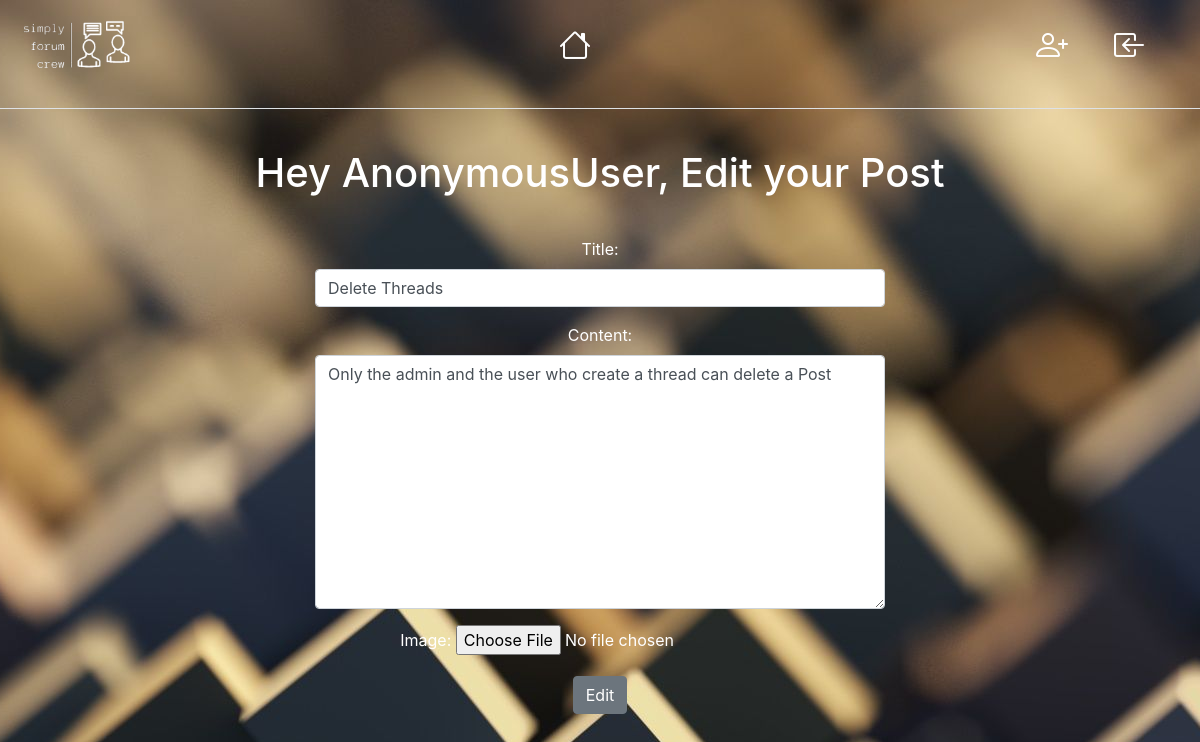
The page /9/admin on the database its author committed.
### post/models.py (models this page shows, shortened)
class Post(models.Model):
    title = models.CharField(max_length=80, unique=True)
    description = models.CharField(max_length=1500)
    user = models.ForeignKey(User, on_delete=models.CASCADE)
    content = HTMLField()
    date = models.DateTimeField(auto_now_add=True)
    date = models.DateTimeField(auto_now=True)
    approved = models.BooleanField(default=False)
    likes = models.ManyToManyField(User, related_name='forum_post_likes')
    dislikes = models.ManyToManyField(User, related_name='forum_post_dislikes')
    votes = models.IntegerField(default= 0)
    image = models.ImageField( blank = True, null = True, upload_to = 'image/%Y/%m/%D')
    class Meta:
        ordering = ('-date',)

### post/views.py (the view, shortened to what this page needs)
# urls.py: path('<int:post_id>/<user>', views.edit_post, name='edit_post'),
def edit_post(request, post_id, user):
    field_value = 'user_id'
    post = Post.objects.get(pk=post_id)
    postuser = getattr(post, field_value)
    user_obj = User.objects.get(username=user)
    current_user = getattr(user_obj, 'id')
    if postuser == current_user:
        if request.method != 'POST':
            form=PostForm(instance=post)
        context = {'post': post, 'form': form}
        return render(request, 'edit_post.html', context)
    else:
        messages.warning(request, "This Post was published by another user. You can only modify your own!")
    return redirect('home')

### post/forms.py
class PostForm(forms.ModelForm):
    class Meta:
        model = Post
        fields = ["title", "content", "image"]
        widgets = {
            'title': forms.TextInput(attrs={'class': 'form-control'}),
            'content': forms.Textarea(attrs={'col': 50, 'class': 'form-control'}),
        }

### post/templates/edit_post.html (shortened to what this page needs)
{% extends 'base.html' %}
{% load crispy_forms_tags %}
{% load static %}
{% block content %}
<link rel="stylesheet" type="text/css" href="{% static 'css/style.css' %}"/>
<h1 style="text-align:center; margin-block:40px; color:white;">Hey {{user}}, Edit your Post</h1>
<center>
<form method="POST" enctype="multipart/form-data" style="width: 600px; ">
    <body>
        <div class="container" style="color:white;">
            {{form.as_p}}
        </div>
    </body>
    <center>
    <button type="submit", name="Edit Post", value="Edit Post", class="btn btn-secondary">Edit</button>
</center>
</form>
{% endblock content %}

### static/css/style.css (style rules this page uses)
body { background: white url("/media/wallpaper3.jpg") no-repeat; background-size: auto; background-position: top; background-attachment: fixed; }

### rows shown on the page
Post: title "Delete Threads", content "Only the admin and the user who create a thread can delete a Post"

### other values the page prints
{{ user }} "AnonymousUser"
